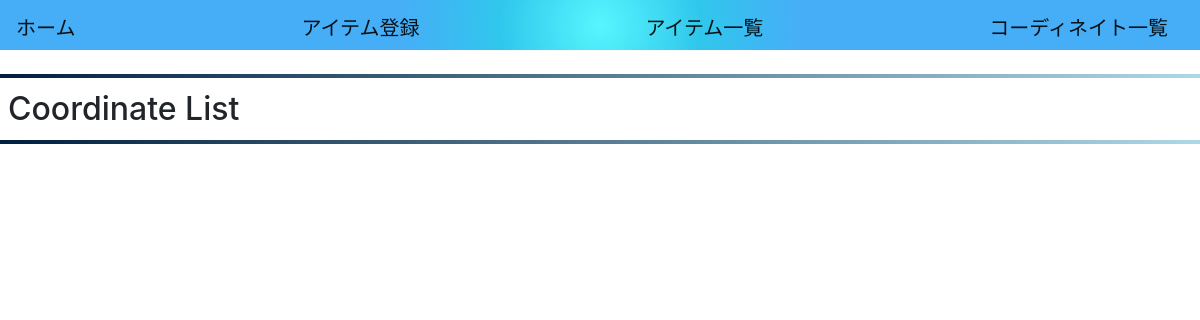
Before: /clothes/coordinate_list/ (signed in) with the older database file.
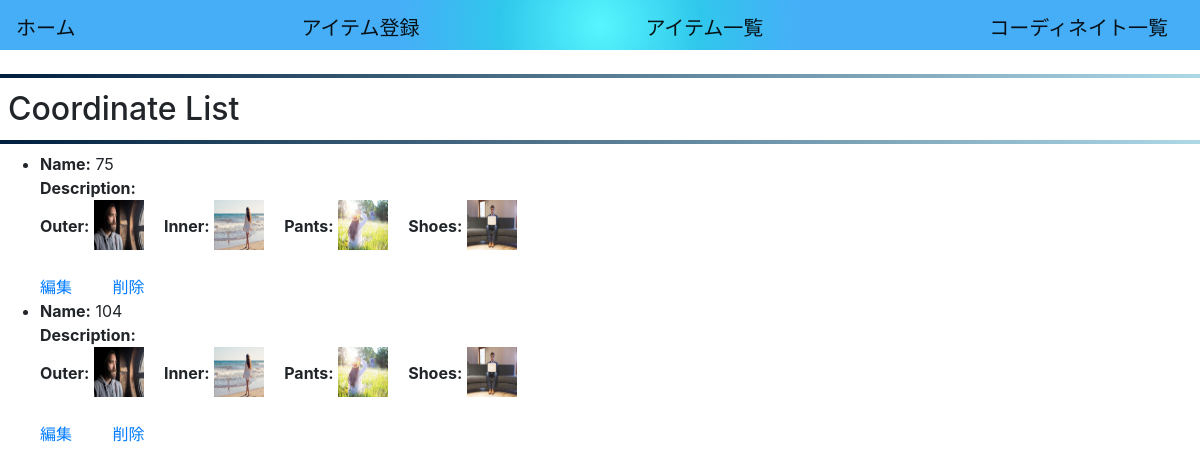
After: the same page with the newer database file.
### clothes/models.py (models this page shows, shortened)
class Coordinate(models.Model):
    id = models.AutoField(primary_key=True)
    user = models.ForeignKey(Users, on_delete=models.CASCADE, null=True)
    name = models.CharField(max_length=10000, blank=True)
    description = models.CharField(max_length=100, blank=True)
    outer = models.FileField(upload_to='picture/',default='')
    inner = models.FileField(upload_to='picture/',default='')
    pants = models.FileField(upload_to='picture/',default='')
    shoes = models.FileField(upload_to='picture/',default='')
    create_at = models.DateTimeField(default=timezone.now)
    update_at = models.DateTimeField(default=timezone.now)
    class Meta:
     db_table = 'coordinate'

### clothes/views.py (the view)
# urls.py: path('coordinate_list/',CoordinateListView.as_view() , name='coordinate_list'),
class CoordinateListView(ListView):
    model = Coordinate
    template_name = 'coordinate_list.html'
    context_object_name = 'coordinates'
    def get_queryset(self):
       if self.request.user.is_authenticated:
         coordinate_queryset = Coordinate.objects.filter(user=self.request.user)
         return  coordinate_queryset
       else:
        return Coordinate.objects.none()

### templates/clothes/coordinate_list.html (shortened to what this page needs)
{% extends "base.html" %}
{% block content %}
 <html lang="en">
<head>
</head>
<body>
<br>
    <h2>Coordinate List</h2>
    <ul>
        {% for coordinate in coordinates %}
            <li>
                <strong>Name:</strong> {{ coordinate.name }}<br>
                <strong>Description:</strong> {{ coordinate.description }}<br>
                <ul class="coordinate-list">
                {% if coordinate.outer %}
                <li><strong>Outer:</strong> <img width="50px" height="50px" src="{{ coordinate.outer.url }}" alt="Outer Image"></li><br>
                {% endif %}
                {% if coordinate.inner %}
                <li><strong>Inner:</strong> <img width="50px" height="50px" src="{{ coordinate.inner.url }}" alt="Inner Image"></li><br>
                {% endif %}
                {% if coordinate.pants %}
                <li><strong>Pants:</strong> <img width="50px" height="50px" src="{{ coordinate.pants.url }}" alt="Pants Image"></li><br>
                {% endif %}
                {% if coordinate.shoes %}
                <li><strong>Shoes:</strong> <img width="50px" height="50px" src="{{ coordinate.shoes.url }}" alt="Shoes Image"></li><br>
                {% endif %}
                 </ul>
                <a href="{% url 'clothes:coordinate_form' pk=coordinate.id %}">編集</a> &nbsp; &nbsp; &nbsp; &nbsp;
                <a href="{% url 'clothes:coordinate_delete' pk=coordinate.id %}">削除</a>
            </li>
        {% endfor %}
    </ul>
</body>
</html>
{% endblock %}

Changed rows visible on the page:
added Coordinate: name "75", outer (picture), inner (picture), pants (picture), shoes (picture)
added Coordinate: name "104", outer (picture), inner (picture), pants (picture), shoes (picture)
